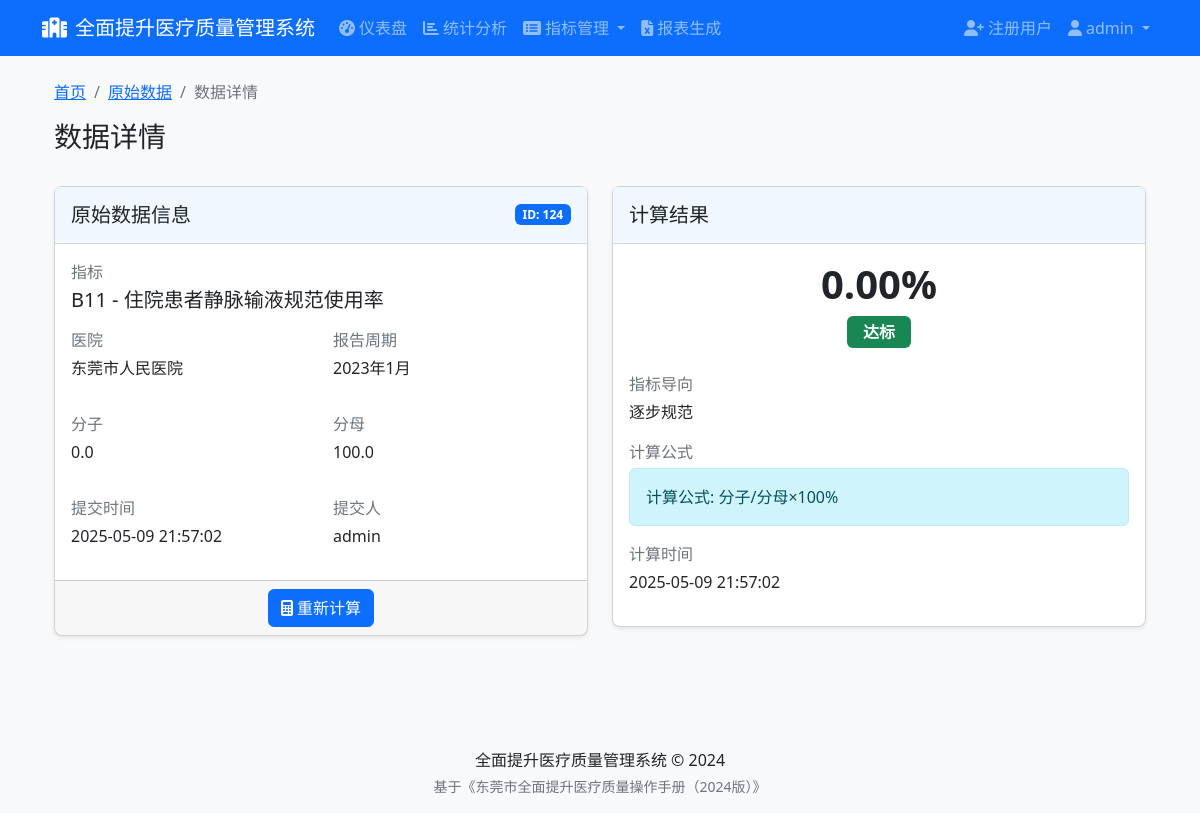
/indicators/data/124 (signed in), run on the app's committed database.
### app/models/user.py (models this page shows, shortened)
class User(UserMixin, db.Model):
    __tablename__ = 'users'
    id = db.Column(db.Integer, primary_key=True)
    username = db.Column(db.String(64), unique=True, index=True, nullable=False)
    email = db.Column(db.String(120), unique=True, index=True, nullable=False)
    password_hash = db.Column(db.String(128), nullable=False)
    is_admin = db.Column(db.Boolean, default=False)
    hospital_id = db.Column(db.Integer, db.ForeignKey('hospitals.id'))
    created_at = db.Column(db.DateTime, default=datetime.utcnow)
    last_login = db.Column(db.DateTime)
    hospital = db.relationship('Hospital', backref='users')

### app/models/data.py (models this page shows, shortened)
class RawData(db.Model):
    __tablename__ = 'raw_data'
    id = db.Column(db.Integer, primary_key=True)
    indicator_id = db.Column(db.Integer, db.ForeignKey('indicators.id'), nullable=False)
    hospital_id = db.Column(db.Integer, db.ForeignKey('hospitals.id'), nullable=False)
    period_id = db.Column(db.Integer, db.ForeignKey('report_periods.id'), nullable=False)
    numerator = db.Column(db.Float)  # 分子
    denominator = db.Column(db.Float)  # 分母
    submitter_id = db.Column(db.Integer, db.ForeignKey('users.id'))  # 提交人
    submit_time = db.Column(db.DateTime, default=beijing_now)  # 提交时间，使用北京时间
    note = db.Column(db.Text)  # 备注
    indicator = db.relationship('Indicator', backref='raw_data')
    hospital = db.relationship('Hospital', backref='raw_data')
    period = db.relationship('ReportPeriod', backref='raw_data')
    submitter = db.relationship('User', backref='raw_data_submitted')

class Result(db.Model):
    __tablename__ = 'results'
    id = db.Column(db.Integer, primary_key=True)
    indicator_id = db.Column(db.Integer, db.ForeignKey('indicators.id'), nullable=False)
    hospital_id = db.Column(db.Integer, db.ForeignKey('hospitals.id'), nullable=False)
    period_id = db.Column(db.Integer, db.ForeignKey('report_periods.id'), nullable=False)
    raw_data_id = db.Column(db.Integer, db.ForeignKey('raw_data.id'))
    value = db.Column(db.Float)  # 计算结果值
    target_achieved = db.Column(db.Boolean)  # 是否达标
    calculation_time = db.Column(db.DateTime, default=beijing_now)  # 计算时间，使用北京时间
    indicator = db.relationship('Indicator', backref='results')
    hospital = db.relationship('Hospital', backref='results')
    period = db.relationship('ReportPeriod', backref='results')
    raw_data = db.relationship('RawData', backref=db.backref('result', uselist=False))

### app/models/indicator.py (models this page shows, shortened)
class Indicator(db.Model):
    __tablename__ = 'indicators'
    id = db.Column(db.Integer, primary_key=True)
    code = db.Column(db.String(32), unique=True, nullable=False)  # 指标编码
    name = db.Column(db.String(128), nullable=False)  # 指标名称
    definition = db.Column(db.Text)  # 指标定义
    numerator_description = db.Column(db.Text)  # 分子说明
    denominator_description = db.Column(db.Text)  # 分母说明
    calculation_formula = db.Column(db.Text)  # 计算公式
    data_source = db.Column(db.String(256))  # 数据来源
    target_value = db.Column(db.String(64))  # 指标导向 - 修改为字符串类型
    unit = db.Column(db.String(32))  # 单位
    frequency = db.Column(db.String(32))  # 监测频率
    category_id = db.Column(db.Integer, db.ForeignKey('indicator_categories.id'), nullable=False)
    created_at = db.Column(db.DateTime, default=datetime.utcnow)

### app/models/hospital.py (models this page shows, shortened)
class Hospital(db.Model):
    __tablename__ = 'hospitals'
    id = db.Column(db.Integer, primary_key=True)
    name = db.Column(db.String(128), unique=True, nullable=False)
    code = db.Column(db.String(32), unique=True, nullable=False)
    address = db.Column(db.String(256))
    level = db.Column(db.String(32))  # 医院等级 (三甲、三乙等)
    type = db.Column(db.String(32))   # 医院类型 (综合、专科等)
    contact_person = db.Column(db.String(64))
    contact_phone = db.Column(db.String(32))
    created_at = db.Column(db.DateTime, default=datetime.utcnow)

### app/models/report_period.py (models this page shows, shortened)
class ReportPeriod(db.Model):
    __tablename__ = 'report_periods'
    id = db.Column(db.Integer, primary_key=True)
    year = db.Column(db.Integer, nullable=False)
    quarter = db.Column(db.Integer)  # 1-4 表示季度，NULL 表示不是季度报告
    month = db.Column(db.Integer)  # 1-12 表示月份，NULL 表示不是月度报告
    name = db.Column(db.String(64), nullable=False)
    start_date = db.Column(db.Date, nullable=False)
    end_date = db.Column(db.Date, nullable=False)
    created_at = db.Column(db.DateTime, default=datetime.utcnow)

### app/controllers/indicators.py (the view)
@indicators_bp.route('/data/<int:data_id>')
@login_required
def view_data(data_id):
    raw_data = RawData.query.get_or_404(data_id)
    result = Result.query.filter_by(raw_data_id=data_id).first()
    return render_template(
        'indicators/view_data.html',
        title='数据详情',
        raw_data=raw_data,
        result=result
    )

### app/models/user.py (called while the page is built)
@login_manager.user_loader
def load_user(user_id):
    return User.query.get(int(user_id))

### app/templates/indicators/view_data.html (shortened to what this page needs)
{% extends 'base.html' %}
{% block content %}
<div class="container-fluid">
    <div class="row mb-4">
        <div class="col">
            <nav aria-label="breadcrumb">
                <ol class="breadcrumb">
                    <li class="breadcrumb-item"><a href="{{ url_for('dashboard.index') }}">首页</a></li>
                    <li class="breadcrumb-item"><a href="{{ url_for('indicators.data_list') }}">原始数据</a></li>
                    <li class="breadcrumb-item active" aria-current="page">数据详情</li>
                </ol>
            </nav>
            <h1 class="h3">数据详情</h1>
        </div>
    </div>
    <div class="row">
        <div class="col-lg-6 mb-4">
            <div class="card shadow-sm">
                <div class="card-header d-flex justify-content-between align-items-center">
                    <h5 class="mb-0">原始数据信息</h5>
                    <span class="badge bg-primary">ID: {{ raw_data.id }}</span>
                </div>
                <div class="card-body">
                    <div class="mb-3">
                        <p class="text-muted mb-1">指标</p>
                        <p class="h5">{{ raw_data.indicator.code }} - {{ raw_data.indicator.name }}</p>
                    </div>
                    <div class="row mb-3">
                        <div class="col-md-6">
                            <p class="text-muted mb-1">医院</p>
                            <p>{{ raw_data.hospital.name }}</p>
                        </div>
                        <div class="col-md-6">
                            <p class="text-muted mb-1">报告周期</p>
                            <p>{{ raw_data.period.name }}</p>
                        </div>
                    </div>
                    <div class="row mb-3">
                        <div class="col-md-6">
                            <p class="text-muted mb-1">分子</p>
                            <p>{{ raw_data.numerator }}</p>
                        </div>
                        <div class="col-md-6">
                            <p class="text-muted mb-1">分母</p>
                            <p>{{ raw_data.denominator }}</p>
                        </div>
                    </div>
                    <div class="row mb-0">
                        <div class="col-md-6">
                            <p class="text-muted mb-1">提交时间</p>
                            <p>{{ raw_data.submit_time.strftime('%Y-%m-%d %H:%M:%S') }}</p>
                        </div>
                        <div class="col-md-6">
                            <p class="text-muted mb-1">提交人</p>
                            <p>{{ raw_data.submitter.username if raw_data.submitter else '未知' }}</p>
                        </div>
                    </div>
                </div>
                <div class="card-footer text-center">
                    <a href="{{ url_for('indicators.calculate', data_id=raw_data.id) }}" class="btn btn-primary">
                        <i class="fas fa-calculator me-1"></i>重新计算
                    </a>
                </div>
            </div>
        </div>
        <div class="col-lg-6 mb-4">
            <div class="card shadow-sm">
                <div class="card-header">
                    <h5 class="mb-0">计算结果</h5>
                </div>
                <div class="card-body">
                    {% if result %}
                        <div class="text-center mb-4">
                            <div class="display-6 fw-bold">
                                {{ "%.2f"|format(result.value) }}{{ raw_data.indicator.unit }}
                            </div>
                            {% if result.target_achieved == True %}
                                <span class="badge bg-success fs-6 mt-2 px-3 py-2">达标</span>
                            {% elif result.target_achieved == False %}
                                <span class="badge bg-danger fs-6 mt-2 px-3 py-2">未达标</span>
                            {% else %}
                                <span class="badge bg-secondary fs-6 mt-2 px-3 py-2">无目标</span>
                            {% endif %}
                        </div>
                        <div class="mb-3">
                            <p class="text-muted mb-1">指标导向</p>
                            <p>{{ raw_data.indicator.target_value }}</p>
                        </div>
                        <div class="mb-3">
                            <p class="text-muted mb-1">计算公式</p>
                            <div class="alert alert-info alert-permanent">
                                {{ raw_data.indicator.calculation_formula or '无' }}
                            </div>
                        </div>
                        <div class="mb-0">
                            <p class="text-muted mb-1">计算时间</p>
                            <p>{{ result.calculation_time.strftime('%Y-%m-%d %H:%M:%S') }}</p>
                        </div>
                    {% endif %}
                </div>
            </div>
        </div>
    </div>
</div>
{% endblock %}

### app/templates/base.html (shortened to what this page needs)
<!DOCTYPE html>
<html lang="zh-CN">
<head>
    <link href="https://cdn.jsdelivr.net/npm/bootstrap@5.2.3/dist/css/bootstrap.min.css" rel="stylesheet">
    <link href="https://cdnjs.cloudflare.com/ajax/libs/font-awesome/6.2.0/css/all.min.css" rel="stylesheet">
    <link href="{{ url_for('static', filename='css/style.css') }}" rel="stylesheet">
    <link href="{{ url_for('static', filename='css/monthpicker.css') }}" rel="stylesheet">
</head>
<body>
    <header>
        <nav class="navbar navbar-expand-lg navbar-dark bg-primary">
            <div class="container">
                <a class="navbar-brand" href="{{ url_for('dashboard.index') }}">
                    <i class="fas fa-hospital-alt me-2"></i>全面提升医疗质量管理系统
                </a>
                <div class="collapse navbar-collapse" id="navbarNavDropdown">
                    <ul class="navbar-nav me-auto">
                        {% if current_user.is_authenticated %}
                            <li class="nav-item">
                                <a class="nav-link" href="{{ url_for('dashboard.index') }}">
                                    <i class="fas fa-tachometer-alt me-1"></i>仪表盘
                                </a>
                            </li>
                            <li class="nav-item">
                                <a class="nav-link" href="{{ url_for('dashboard.stats') }}">
                                    <i class="fas fa-chart-bar me-1"></i>统计分析
                                </a>
                            </li>
                            <li class="nav-item dropdown">
                                <a class="nav-link dropdown-toggle" href="#" id="indicatorsDropdown" role="button" data-bs-toggle="dropdown" aria-expanded="false">
                                    <i class="fas fa-list-alt me-1"></i>指标管理
                                </a>
                            </li>
                            <li class="nav-item">
                                <a class="nav-link" href="{{ url_for('reports.index') }}">
                                    <i class="fas fa-file-excel me-1"></i>报表生成
                                </a>
                            </li>
                        {% endif %}
                    </ul>
                    <ul class="navbar-nav">
                        {% if current_user.is_authenticated %}
                            {% if current_user.is_admin %}
                                <li class="nav-item">
                                    <a class="nav-link" href="{{ url_for('auth.register') }}">
                                        <i class="fas fa-user-plus me-1"></i>注册用户
                                    </a>
                                </li>
                            {% endif %}
                            <li class="nav-item dropdown">
                                <a class="nav-link dropdown-toggle" href="#" id="userDropdown" role="button" data-bs-toggle="dropdown" aria-expanded="false">
                                    <i class="fas fa-user me-1"></i>{{ current_user.username }}
                                </a>
                            </li>
                        {% else %}
                            <li class="nav-item">
                                <a class="nav-link" href="{{ url_for('auth.login') }}">
                                    <i class="fas fa-sign-in-alt me-1"></i>登录
                                </a>
                            </li>
                        {% endif %}
                    </ul>
                </div>
            </div>
        </nav>
    </header>
    <main class="container mt-4">
        {% block content %}{% endblock %}
    </main>
    <footer class="bg-light mt-5 py-3">
        <div class="container text-center">
            <p class="mb-1">全面提升医疗质量管理系统 &copy; 2024</p>
            <p class="text-muted small mb-0">基于《东莞市全面提升医疗质量操作手册（2024版）》</p>
        </div>
    </footer>
</body>
</html>

### app/static/css/style.css (style rules this page uses)
body { min-height: 100vh; display: flex; flex-direction: column; background-color: #f8f9fa; }
main { flex: 1; }
.card { border-radius: 0.5rem; box-shadow: 0 4px 6px rgba(0, 0, 0, 0.1); margin-bottom: 1.5rem; }
.card-header { background-color: #f0f7ff; border-bottom: 1px solid rgba(0, 0, 0, 0.125); padding: 1rem; }

### data on the page
User: username "admin", submitter "admin"
RawData: id "124", numerator "0.0", denominator "100.0", submit_time "2025-05-09 21:57:02"
Indicator: indicator.code "B11", indicator.name "住院患者静脉输液规范使用率", indicator.unit "%", indicator.target_value "逐步规范", indicator "计算公式: 分子/分母×100%"
Hospital: hospital.name "东莞市人民医院"
ReportPeriod: period.name "2023年1月"
Result: value "0.00", calculation_time "2025-05-09 21:57:02"
